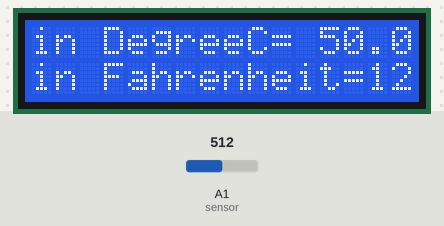
Simulated run of this sketch. Board: Arduino Uno, built with avr-gcc and run on an emulated ATmega328P. Parts: 16×2 character LCD. The test bench sets the inputs (shaded band); at power-on: A1 (sensor) = 512. What the sketch prints to the serial monitor is not drawn.

Above: at 1.8 s.
1.9 s: A1 (sensor) set to 716
At 3.9 s:
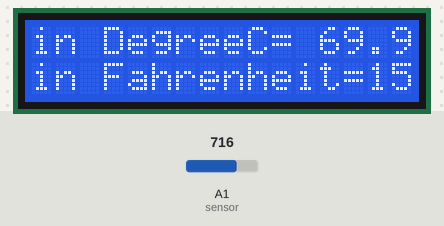
4.2 s: A1 (sensor) set to 900
At 5.7 s:
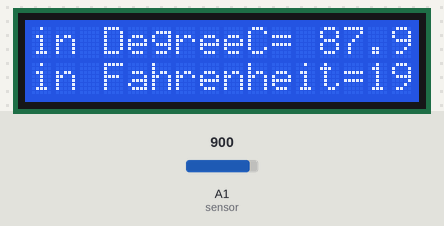
6.3 s: A1 (sensor) set to 1023
At 7.7 s:
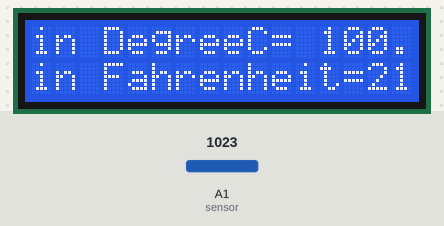
Timing chart, 0 to 9.3 s (numbered marks = the images above; inputs shaded):
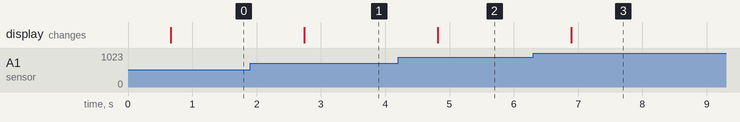

Measured:
- after the input at 1.9 s, the display: changes after 0.84 s (image 1)
- after the input at 4.2 s, the display: changes after 0.61 s (image 2)
- after the input at 6.3 s, the display: changes after 0.59 s (image 3)

The sketch:

lm35lcd.ino
```cpp
#include <LiquidCrystal.h>

#include <Wire.h>
#include <LiquidCrystal_I2C.h>
LiquidCrystal_I2C lcd(0x27,16,2);
const int sensor=A1; // Assigning analog pin A1 to variable 'sensor'
float tempc;  //variable to store temperature in degree Celsius
float tempf;  //variable to store temperature in Fahreinheit
float vout;  //temporary variable to hold sensor reading
void setup()
{
  lcd.init();
pinMode(sensor,INPUT); // Configuring pin A1 as input
Serial.begin(9600);
lcd.begin(16,2);
  delay(500);
}
void loop()
{
vout=analogRead(sensor);
vout=(vout*100)/1023;
tempc=vout; // Storing value in Degree Celsius
tempf=(vout*1.8)+32; // Converting to Fahrenheit
lcd.setCursor(0,0);
lcd.print("in DegreeC= ");
lcd.print(tempc);
Serial.println("in Degree C=  ");
Serial.println(tempc);
lcd.setCursor(0,1);
lcd.print("in Fahrenheit=");
lcd.print(tempf);
Serial.println("in Fahrenheit=  ");
Serial.println(tempf);
delay(1000); //Delay of 1 second for ease of viewing in serial monitor
}
```
